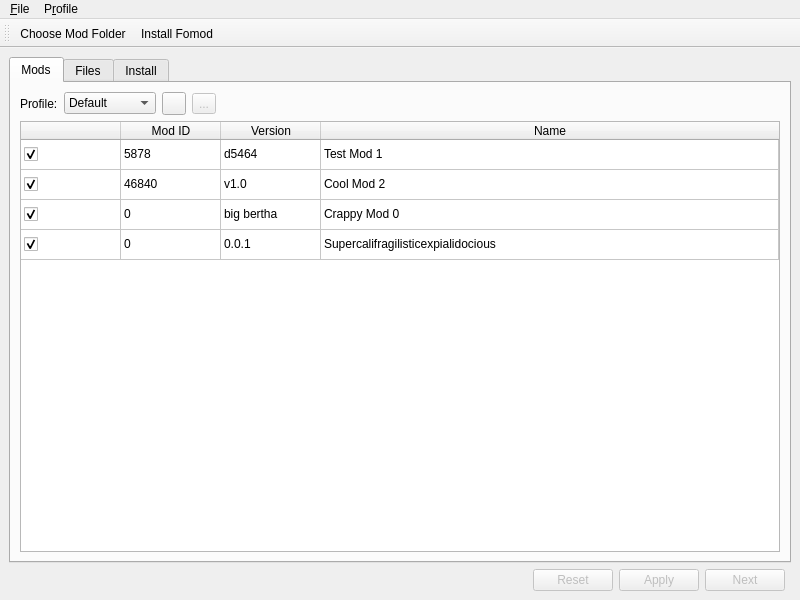
<?xml version="1.0" encoding="UTF-8"?>
<ui version="4.0">
 <class>MainWindow</class>
 <widget class="QMainWindow" name="MainWindow">
  <property name="geometry">
   <rect>
    <x>0</x>
    <y>0</y>
    <width>800</width>
    <height>600</height>
   </rect>
  </property>
  <property name="windowTitle">
   <string>MainWindow</string>
  </property>
  <widget class="QWidget" name="centralwidget">
   <layout class="QGridLayout" name="gridLayout">
    <item row="0" column="0" colspan="4">
     <widget class="QTabWidget" name="manager_tabs">
      <property name="currentIndex">
       <number>0</number>
      </property>
      <widget class="QWidget" name="installed_mods_tab">
       <property name="sizePolicy">
        <sizepolicy hsizetype="Expanding" vsizetype="Expanding">
         <horstretch>0</horstretch>
         <verstretch>0</verstretch>
        </sizepolicy>
       </property>
       <attribute name="title">
        <string>Mods</string>
       </attribute>
       <attribute name="toolTip">
        <string>Currently installed mods</string>
       </attribute>
       <layout class="QGridLayout" name="gridLayout_2">
        <item row="0" column="2">
         <widget class="QToolButton" name="new_profile_button">
          <property name="toolTip">
           <string>Add Profile</string>
          </property>
          <property name="text">
           <string/>
          </property>
          <property name="icon">
           <iconset theme="add">
            <normaloff>.</normaloff>.</iconset>
          </property>
         </widget>
        </item>
        <item row="0" column="0" alignment="Qt::AlignLeft">
         <widget class="QLabel" name="profile_label">
          <property name="text">
           <string>Profile:</string>
          </property>
          <property name="textInteractionFlags">
           <set>Qt::NoTextInteraction</set>
          </property>
          <property name="buddy">
           <cstring>profile_selector</cstring>
          </property>
         </widget>
        </item>
        <item row="0" column="4">
         <spacer name="horizontalSpacer_2">
          <property name="orientation">
           <enum>Qt::Horizontal</enum>
          </property>
          <property name="sizeHint" stdset="0">
           <size>
            <width>40</width>
            <height>20</height>
           </size>
          </property>
         </spacer>
        </item>
        <item row="0" column="3">
         <widget class="QToolButton" name="remove_profile_button">
          <property name="enabled">
           <bool>false</bool>
          </property>
          <property name="toolTip">
           <string>Delete Profile</string>
          </property>
          <property name="text">
           <string>...</string>
          </property>
          <property name="icon">
           <iconset theme="remove">
            <normaloff>.</normaloff>.</iconset>
          </property>
         </widget>
        </item>
        <item row="0" column="1">
         <widget class="QComboBox" name="profile_selector">
          <item>
           <property name="text">
            <string>Default</string>
           </property>
          </item>
          <item>
           <property name="text">
            <string>Not Default</string>
           </property>
          </item>
         </widget>
        </item>
        <item row="6" column="0" colspan="8">
         <widget class="QTableWidget" name="mod_table">
          <property name="selectionBehavior">
           <enum>QAbstractItemView::SelectRows</enum>
          </property>
          <attribute name="horizontalHeaderHighlightSections">
           <bool>false</bool>
          </attribute>
          <attribute name="horizontalHeaderStretchLastSection">
           <bool>true</bool>
          </attribute>
          <attribute name="verticalHeaderVisible">
           <bool>false</bool>
          </attribute>
          <row>
           <property name="text">
            <string>New Row</string>
           </property>
          </row>
          <row>
           <property name="text">
            <string>New Row</string>
           </property>
          </row>
          <row>
           <property name="text">
            <string>New Row</string>
           </property>
          </row>
          <row>
           <property name="text">
            <string>New Row</string>
           </property>
          </row>
          <column>
           <property name="text">
            <string/>
           </property>
          </column>
          <column>
           <property name="text">
            <string>Mod ID</string>
           </property>
          </column>
          <column>
           <property name="text">
            <string>Version</string>
           </property>
          </column>
          <column>
           <property name="text">
            <string>Name</string>
           </property>
          </column>
          <item row="0" column="0">
           <property name="text">
            <string/>
           </property>
           <property name="checkState">
            <enum>Checked</enum>
           </property>
           <property name="flags">
            <set>ItemIsSelectable|ItemIsDragEnabled|ItemIsDropEnabled|ItemIsUserCheckable|ItemIsEnabled</set>
           </property>
          </item>
          <item row="0" column="1">
           <property name="text">
            <string>5878</string>
           </property>
          </item>
          <item row="0" column="2">
           <property name="text">
            <string>d5464</string>
           </property>
          </item>
          <item row="0" column="3">
           <property name="text">
            <string>Test Mod 1</string>
           </property>
          </item>
          <item row="1" column="0">
           <property name="text">
            <string/>
           </property>
           <property name="checkState">
            <enum>Checked</enum>
           </property>
           <property name="flags">
            <set>ItemIsSelectable|ItemIsDragEnabled|ItemIsDropEnabled|ItemIsUserCheckable|ItemIsEnabled</set>
           </property>
          </item>
          <item row="1" column="1">
           <property name="text">
            <string>46840</string>
           </property>
          </item>
          <item row="1" column="2">
           <property name="text">
            <string>v1.0</string>
           </property>
          </item>
          <item row="1" column="3">
           <property name="text">
            <string>Cool Mod 2</string>
           </property>
          </item>
          <item row="2" column="0">
           <property name="text">
            <string/>
           </property>
           <property name="checkState">
            <enum>Checked</enum>
           </property>
           <property name="flags">
            <set>ItemIsSelectable|ItemIsDragEnabled|ItemIsDropEnabled|ItemIsUserCheckable|ItemIsEnabled</set>
           </property>
          </item>
          <item row="2" column="1">
           <property name="text">
            <string>0</string>
           </property>
          </item>
          <item row="2" column="2">
           <property name="text">
            <string>big bertha</string>
           </property>
          </item>
          <item row="2" column="3">
           <property name="text">
            <string>Crappy Mod 0</string>
           </property>
          </item>
          <item row="3" column="0">
           <property name="text">
            <string/>
           </property>
           <property name="checkState">
            <enum>Checked</enum>
           </property>
           <property name="flags">
            <set>ItemIsSelectable|ItemIsDragEnabled|ItemIsDropEnabled|ItemIsUserCheckable|ItemIsEnabled</set>
           </property>
          </item>
          <item row="3" column="1">
           <property name="text">
            <string>0</string>
           </property>
          </item>
          <item row="3" column="2">
           <property name="text">
            <string>0.0.1</string>
           </property>
          </item>
          <item row="3" column="3">
           <property name="text">
            <string>Supercalifragilisticexpialidocious</string>
           </property>
          </item>
         </widget>
        </item>
       </layout>
      </widget>
      <widget class="QWidget" name="filetree_tab">
       <attribute name="title">
        <string>Files</string>
       </attribute>
       <layout class="QGridLayout" name="gridLayout_3">
        <item row="0" column="0">
         <widget class="QSplitter" name="splitter">
          <property name="orientation">
           <enum>Qt::Horizontal</enum>
          </property>
          <widget class="QGroupBox" name="filetree_listbox">
           <property name="title">
            <string>Mods</string>
           </property>
           <layout class="QGridLayout" name="gridLayout_4">
            <item row="0" column="0">
             <widget class="QListWidget" name="filetree_modlist">
              <item>
               <property name="text">
                <string>Mod1</string>
               </property>
              </item>
             </widget>
            </item>
           </layout>
          </widget>
          <widget class="QTreeView" name="filetree_tree"/>
         </widget>
        </item>
       </layout>
      </widget>
      <widget class="QWidget" name="fomod_tab">
       <attribute name="title">
        <string>Install</string>
       </attribute>
       <layout class="QVBoxLayout" name="verticalLayout_2">
        <item>
         <widget class="QStackedWidget" name="installerpages">
          <property name="enabled">
           <bool>true</bool>
          </property>
          <property name="currentIndex">
           <number>0</number>
          </property>
          <widget class="QWidget" name="plugin_page_1">
           <layout class="QHBoxLayout" name="horizontalLayout">
            <item alignment="Qt::AlignLeft">
             <widget class="QListWidget" name="plugin_list">
              <property name="sizePolicy">
               <sizepolicy hsizetype="Minimum" vsizetype="Expanding">
                <horstretch>0</horstretch>
                <verstretch>0</verstretch>
               </sizepolicy>
              </property>
              <property name="mouseTracking">
               <bool>true</bool>
              </property>
              <property name="wordWrap">
               <bool>true</bool>
              </property>
              <item>
               <property name="text">
                <string>Select One Plugin Test</string>
               </property>
               <property name="checkState">
                <enum>Unchecked</enum>
               </property>
               <property name="flags">
                <set>ItemIsSelectable|ItemIsUserCheckable|ItemIsEnabled</set>
               </property>
              </item>
              <item>
               <property name="text">
                <string>ITemtest2</string>
               </property>
               <property name="checkState">
                <enum>Unchecked</enum>
               </property>
               <property name="flags">
                <set>ItemIsSelectable|ItemIsUserCheckable|ItemIsEnabled</set>
               </property>
              </item>
             </widget>
            </item>
            <item>
             <widget class="QGroupBox" name="plugin_view">
              <property name="title">
               <string>Description</string>
              </property>
              <layout class="QVBoxLayout" name="verticalLayout">
               <item alignment="Qt::AlignTop">
                <widget class="QTextBrowser" name="plugin_description_view">
                 <property name="placeholderText">
                  <string>Testing Testing We'll put some stuff here it'll be great you just know it haha.</string>
                 </property>
                </widget>
               </item>
               <item alignment="Qt::AlignHCenter|Qt::AlignVCenter">
                <widget class="QLabel" name="label">
                 <property name="sizePolicy">
                  <sizepolicy hsizetype="Ignored" vsizetype="Preferred">
                   <horstretch>0</horstretch>
                   <verstretch>0</verstretch>
                  </sizepolicy>
                 </property>
                 <property name="text">
                  <string/>
                 </property>
                 <property name="pixmap">
                  <pixmap>res/STEP/STEP.png</pixmap>
                 </property>
                 <property name="scaledContents">
                  <bool>true</bool>
                 </property>
                </widget>
               </item>
              </layout>
             </widget>
            </item>
           </layout>
          </widget>
          <widget class="QWidget" name="plugin_page_2">
           <layout class="QVBoxLayout" name="verticalLayout_3">
            <item>
             <spacer name="verticalSpacer_2">
              <property name="orientation">
               <enum>Qt::Vertical</enum>
              </property>
              <property name="sizeType">
               <enum>QSizePolicy::Minimum</enum>
              </property>
              <property name="sizeHint" stdset="0">
               <size>
                <width>20</width>
                <height>10</height>
               </size>
              </property>
             </spacer>
            </item>
            <item>
             <widget class="QListWidget" name="plugin_list_2">
              <item>
               <property name="text">
                <string>Select Any Test</string>
               </property>
               <property name="checkState">
                <enum>Unchecked</enum>
               </property>
               <property name="flags">
                <set>ItemIsSelectable|ItemIsUserCheckable|ItemIsEnabled</set>
               </property>
              </item>
              <item>
               <property name="text">
                <string>ITemtest2</string>
               </property>
               <property name="checkState">
                <enum>Unchecked</enum>
               </property>
               <property name="flags">
                <set>ItemIsSelectable|ItemIsUserCheckable|ItemIsEnabled</set>
               </property>
              </item>
             </widget>
            </item>
           </layout>
          </widget>
         </widget>
        </item>
       </layout>
      </widget>
     </widget>
    </item>
    <item row="3" column="0">
     <spacer name="horizontalSpacer">
      <property name="orientation">
       <enum>Qt::Horizontal</enum>
      </property>
      <property name="sizeHint" stdset="0">
       <size>
        <width>40</width>
        <height>20</height>
       </size>
      </property>
     </spacer>
    </item>
    <item row="3" column="1" alignment="Qt::AlignRight">
     <widget class="QDialogButtonBox" name="save_cancel_btnbox">
      <property name="enabled">
       <bool>false</bool>
      </property>
      <property name="standardButtons">
       <set>QDialogButtonBox::Apply|QDialogButtonBox::Reset</set>
      </property>
     </widget>
    </item>
    <item row="3" column="2">
     <widget class="QPushButton" name="next_button">
      <property name="enabled">
       <bool>false</bool>
      </property>
      <property name="layoutDirection">
       <enum>Qt::LeftToRight</enum>
      </property>
      <property name="text">
       <string>Next</string>
      </property>
      <property name="icon">
       <iconset theme="arrow-right">
        <normaloff>../../../.designer/backup</normaloff>../../../.designer/backup</iconset>
      </property>
      <property name="autoDefault">
       <bool>true</bool>
      </property>
     </widget>
    </item>
   </layout>
  </widget>
  <widget class="QMenuBar" name="menubar">
   <property name="geometry">
    <rect>
     <x>0</x>
     <y>0</y>
     <width>800</width>
     <height>34</height>
    </rect>
   </property>
   <widget class="QMenu" name="menu_File">
    <property name="title">
     <string>&amp;File</string>
    </property>
    <addaction name="action_Install_Fomod"/>
    <addaction name="actionChoose_Mod_Folder"/>
    <addaction name="separator"/>
    <addaction name="action_Quit"/>
   </widget>
   <widget class="QMenu" name="menuProfile">
    <property name="title">
     <string>P&amp;rofile</string>
    </property>
    <widget class="QMenu" name="menuIni_Files">
     <property name="title">
      <string>&amp;Ini Files</string>
     </property>
     <addaction name="actionSkyrim_ini"/>
    </widget>
    <addaction name="actionSet_As_Default"/>
    <addaction name="separator"/>
    <addaction name="actionLoad"/>
    <addaction name="actionNew"/>
    <addaction name="actionCopy"/>
    <addaction name="actionDelete"/>
    <addaction name="separator"/>
    <addaction name="menuIni_Files"/>
   </widget>
   <addaction name="menu_File"/>
   <addaction name="menuProfile"/>
  </widget>
  <widget class="QToolBar" name="toolBar">
   <property name="windowTitle">
    <string>toolBar</string>
   </property>
   <attribute name="toolBarArea">
    <enum>TopToolBarArea</enum>
   </attribute>
   <attribute name="toolBarBreak">
    <bool>false</bool>
   </attribute>
   <addaction name="actionChoose_Mod_Folder"/>
   <addaction name="action_Install_Fomod"/>
  </widget>
  <action name="action_Install_Fomod">
   <property name="icon">
    <iconset theme="package-x-generic">
     <normaloff>../../../.designer/backup</normaloff>../../../.designer/backup</iconset>
   </property>
   <property name="text">
    <string>&amp;Install Fomod...</string>
   </property>
   <property name="shortcut">
    <string>Ctrl+I</string>
   </property>
  </action>
  <action name="action_Quit">
   <property name="icon">
    <iconset theme="application-exit">
     <normaloff>../../../.designer/backup</normaloff>../../../.designer/backup</iconset>
   </property>
   <property name="text">
    <string>&amp;Quit</string>
   </property>
   <property name="shortcut">
    <string>Ctrl+Q</string>
   </property>
  </action>
  <action name="actionChoose_Mod_Folder">
   <property name="icon">
    <iconset theme="folder">
     <normaloff>../../../.designer/backup</normaloff>../../../.designer/backup</iconset>
   </property>
   <property name="text">
    <string>&amp;Choose Mod Folder</string>
   </property>
   <property name="toolTip">
    <string>Choose Mod Folder</string>
   </property>
   <property name="shortcut">
    <string>Ctrl+M</string>
   </property>
  </action>
  <action name="actionLoad">
   <property name="text">
    <string>&amp;Load...</string>
   </property>
   <property name="shortcut">
    <string>Ctrl+L</string>
   </property>
  </action>
  <action name="actionNew">
   <property name="text">
    <string>&amp;New...</string>
   </property>
   <property name="shortcut">
    <string>Ctrl+N</string>
   </property>
  </action>
  <action name="actionDelete">
   <property name="text">
    <string>D&amp;elete</string>
   </property>
  </action>
  <action name="actionSkyrim_ini">
   <property name="text">
    <string>&amp;Skyrim.ini</string>
   </property>
  </action>
  <action name="actionCopy">
   <property name="text">
    <string>&amp;Copy</string>
   </property>
  </action>
  <action name="actionSet_As_Default">
   <property name="checkable">
    <bool>true</bool>
   </property>
   <property name="text">
    <string>&amp;Default</string>
   </property>
  </action>
 </widget>
 <resources/>
 <connections/>
</ui>
